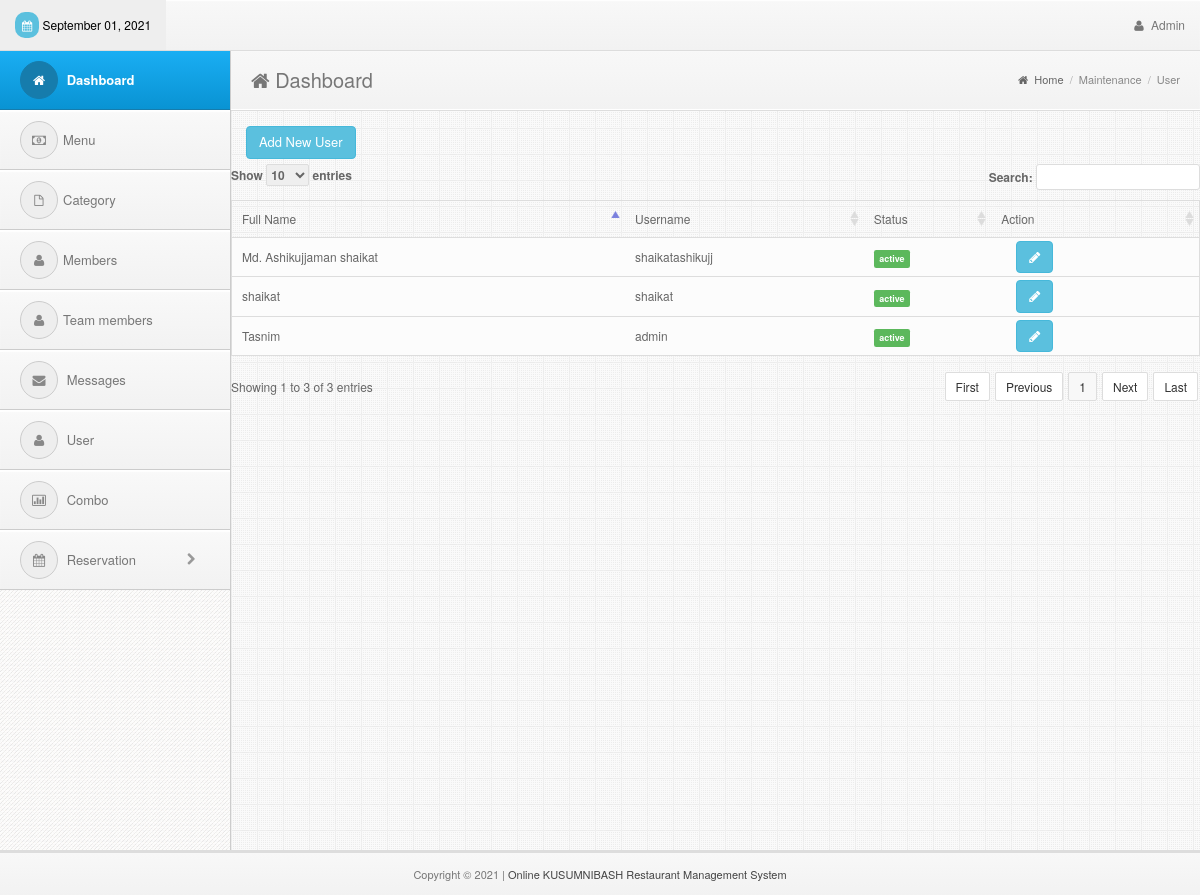
The page /admin/user.php (signed in) on the database its author committed.
### tables this page shows
CREATE TABLE `user` (
  `user_id` int(11) NOT NULL,
  `full_name` varchar(50) NOT NULL,
  `username` varchar(15) NOT NULL,
  `password` varchar(15) NOT NULL,
  `status` varchar(10) NOT NULL
);

### admin/user.php (the view, shortened to what this page needs)
<!DOCTYPE html>
<html lang="en">
<head>
  <?php include('../includes/links.php');?>
</head>
<body>
<div class="navbar navbar-fixed-top bs-docs-nav" role="banner">
    <div class="conjtainer">
      <?php include('../includes/topbar.php');?>
    </div>
  </div>
<div class="content" style="margin-top:10px">
    <?php include('../includes/sidebar.php');?>
    <div class="mainbar">
      <div class="page-head">
        <h2 class="pull-left"><i class="fa fa-home"></i> Dashboard</h2>
        <div class="bread-crumb pull-right">
          <a href="index.html"><i class="fa fa-home"></i> Home</a>
          <span class="divider">/</span>
          <a href="#" class="bread-current">Maintenance</a>
          <span class="divider">/</span>
          <a href="#" class="bread-current">User</a>
        </div>
        <div class="clearfix"></div>
      </div>
      <div class="matter">
        <div class="container">
          <div class="row">
            <div class="col-md-12">
                    <a href="#addModal" class="btn btn-info" data-toggle="modal">Add New User</a>
                  </div>
                  </div>
                </div>
                <div class="widget-content">
                  <div class="padd">
              <div class="page-tables">
                <div class="table-responsive">
                  <table cellpadding="0" cellspacing="0" border="0" id="data-table" width="100%">
                    <thead>
                      <tr>
                        <th>Full Name</th>
                        <th>Username</th>
                        <th>Status</th>
                        <th>Action</th>
                      </tr>
                    </thead>
                    <tbody>
<?php
include('../includes/dbcon.php');
    $query=mysqli_query($con,"select * from user order by full_name")or die(mysqli_error());
      while ($row=mysqli_fetch_array($query)){
        $id=$row['user_id'];
        $name=$row['full_name'];
        $username=$row['username'];
        $status=$row['status'];
        if ($status=="active") $flag="success";else $flag="danger";
?>
                      <tr>
                        <td><?php echo $name;?></td>
                        <td><?php echo $username;?></td>
                        <td><span class="label label-<?php echo $flag;?>"><?php echo $status;?></span></td>
                        <td>
                            <div class="col-md-2">
                              <a href="#myModal" class="btn btn-info" data-target="#update<?php echo $id;?>" data-toggle="modal">
                                <i class="fa fa-pencil"></i>
                              </a>
                            </div>
                        </td>
                      </tr>
<?php }?>
                    </tbody>
                  </table>
                  <div class="clearfix"></div>
                </div>
                </div>
              </div>
                  </div>
                </div>
              </div>
            </div>
<?php include('../includes/footer.php');?>
</body>
</html>

### admin/css/style.css (style rules this page uses)
body { font-size: 12px; line-height: 22px; color: #666; border-top: 3px solid #eee; background:#343434 url("../img/back.png") repeat; padding-top: 37px; -webkit-font-smoothing: antialiased; }
h1,h2,h3,h4,h5,h6 { padding: 2px 0px; margin: 2px 0px; color: #777; }
h2 { font-size: 25px; line-height: 35px; }
a { color: #026b9c; }
.navbar * { font-weight: normal !important; text-shadow:none !important; }
.navbar { background-color: #f8f8f8; background: -webkit-gradient(linear, left top, left bottom, from(#f8f8f8), to(#f2f2f2)); background: -webkit-linear-gradient(top, #f8f8f8, #f2f2f2); background: -moz-linear-gradient(top, #f8f8f8, #f2f2f2); background: -ms-linear-gradient(top, #f8f8f8, #f2f2f2); background: -o-linear-gradient(top, #f8f8f8, #f2f2f2); background: linear-gradient(top, #f8f8f8, #f2f2f2); border-bottom: 1px solid #ddd; box-shadow: inset 0px 1px 1px #fff; }
.mainbar { position: relative; margin-left: 230px; margin-right: 0px; width: auto; background:#eee url("../img/main-back.png") repeat; border-left: 1px solid #ccc; z-index: 50; min-height: 800px; }
.mainbar .container { max-width:100% !important; width: 100% !important; }
.page-tables #data-table { margin-bottom: 20px; }
.page-tables #data-table { border:1px solid #ddd; }
.page-tables table#data-table thead th { padding:7px 10px; font-weight:normal; border-bottom:0px; }
.page-tables table#data-table td { background:#fcfcfc; border-top:1px solid #ddd; }
.mainbar .page-head { background-color: #f8f8f8; background: -webkit-gradient(linear, left top, left bottom, from(#f8f8f8), to(#f2f2f2)); background: -webkit-linear-gradient(top, #f8f8f8, #f2f2f2); background: -moz-linear-gradient(top, #f8f8f8, #f2f2f2); background: -ms-linear-gradient(top, #f8f8f8, #f2f2f2); background: -o-linear-gradient(top, #f8f8f8, #f2f2f2); background: linear-gradient(top, #f8f8f8, #f2f2f2); padding: 8px 20px; border-bottom: 1px solid #fff; box-shadow: inset 0px 1px 1px #fff; }
.mainbar .page-head h2 { font-weight: normal; font-size: 20px; }
.mainbar .bread-crumb { font-size: 11px; margin-top: 10px; color: #aaa; }
.mainbar .bread-crumb i { margin-right: 3px; }
.mainbar .bread-crumb .divider { margin: 0px 3px; }
.mainbar .bread-crumb a { color: #666; }
.mainbar .bread-crumb a.bread-current { color: #888; }
.mainbar .matter { border-top: 1px solid #ddd; padding: 15px 0px; }

### rows shown on the page
user: full_name "Md. Ashikujjaman shaikat", username "shaikatashikujj", status "active"
user: full_name "shaikat", username "shaikat", status "active"
user: full_name "Tasnim", username "admin", status "active"
